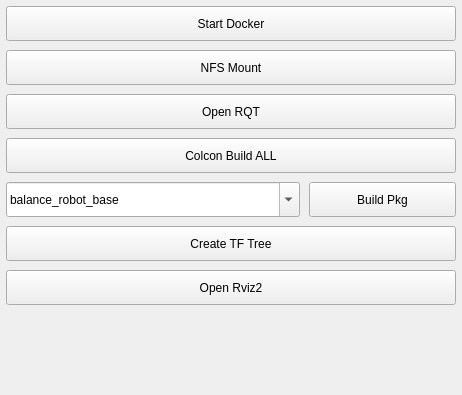
              <widget class="QWidget" name="scrollAreaWidgetContents">
               <property name="geometry">
                <rect>
                 <x>0</x>
                 <y>0</y>
                 <width>462</width>
                 <height>395</height>
                </rect>
               </property>
               <layout class="QVBoxLayout" name="verticalLayout_9">
                <property name="spacing">
                 <number>9</number>
                </property>
                <property name="leftMargin">
                 <number>6</number>
                </property>
                <property name="topMargin">
                 <number>6</number>
                </property>
                <property name="rightMargin">
                 <number>6</number>
                </property>
                <property name="bottomMargin">
                 <number>6</number>
                </property>
                <item>
                 <widget class="QPushButton" name="btn_cmd_docker">
                  <property name="minimumSize">
                   <size>
                    <width>0</width>
                    <height>35</height>
                   </size>
                  </property>
                  <property name="text">
                   <string>Start Docker</string>
                  </property>
                 </widget>
                </item>
                <item>
                 <widget class="QPushButton" name="btn_cmd_nfs">
                  <property name="minimumSize">
                   <size>
                    <width>0</width>
                    <height>35</height>
                   </size>
                  </property>
                  <property name="text">
                   <string>NFS Mount</string>
                  </property>
                 </widget>
                </item>
                <item>
                 <widget class="QPushButton" name="btn_cmd_rqt">
                  <property name="minimumSize">
                   <size>
                    <width>0</width>
                    <height>35</height>
                   </size>
                  </property>
                  <property name="text">
                   <string>Open RQT</string>
                  </property>
                 </widget>
                </item>
                <item>
                 <widget class="QPushButton" name="btn_cmd_build">
                  <property name="minimumSize">
                   <size>
                    <width>0</width>
                    <height>35</height>
                   </size>
                  </property>
                  <property name="text">
                   <string>Colcon Build ALL</string>
                  </property>
                 </widget>
                </item>
                <item>
                 <layout class="QHBoxLayout" name="horizontalLayout_BuildPkg" stretch="2,1">
                  <item>
                   <widget class="QComboBox" name="comboBox_build_pkg">
                    <property name="minimumSize">
                     <size>
                      <width>0</width>
                      <height>35</height>
                     </size>
                    </property>
                    <property name="editable">
                     <bool>true</bool>
                    </property>
                    <item>
                     <property name="text">
                      <string>balance_robot_base</string>
                     </property>
                    </item>
                    <item>
                     <property name="text">
                      <string>balance_mapping</string>
                     </property>
                    </item>
                    <item>
                     <property name="text">
                      <string>balance_dependencies</string>
                     </property>
                    </item>
                    <item>
                     <property name="text">
                      <string>balance_follower</string>
                     </property>
                    </item>
                    <item>
                     <property name="text">
                      <string>balance_gui</string>
                     </property>
                    </item>
                    <item>
                     <property name="text">
                      <string>balance_interface</string>
                     </property>
                    </item>
                    <item>
                     <property name="text">
                      <string>balance_object_detect</string>
                     </property>
                    </item>
                    <item>
                     <property name="text">
                      <string>LSLIDAR_N10P_ROS2</string>
                     </property>
                    </item>
                   </widget>
                  </item>
                  <item>
                   <widget class="QPushButton" name="btn_cmd_build_pkg">
                    <property name="minimumSize">
                     <size>
                      <width>0</width>
                      <height>35</height>
                     </size>
                    </property>
                    <property name="text">
                     <string>Build Pkg</string>
                    </property>
                   </widget>
                  </item>
                 </layout>
                </item>
                <item>
                 <widget class="QPushButton" name="btn_cmd_tftree">
                  <property name="minimumSize">
                   <size>
                    <width>0</width>
                    <height>35</height>
                   </size>
                  </property>
                  <property name="text">
                   <string>Create TF Tree</string>
                  </property>
                 </widget>
                </item>
                <item>
                 <widget class="QPushButton" name="btn_cmd_rviz">
                  <property name="minimumSize">
                   <size>
                    <width>0</width>
                    <height>35</height>
                   </size>
                  </property>
                  <property name="text">
                   <string>Open Rviz2</string>
                  </property>
                 </widget>
                </item>
                <item>
                 <spacer name="verticalSpacer_2">
                  <property name="orientation">
                   <enum>Qt::Vertical</enum>
                  </property>
                  <property name="sizeHint" stdset="0">
                   <size>
                    <width>20</width>
                    <height>40</height>
                   </size>
                  </property>
                 </spacer>
                </item>
               </layout>
              </widget>
